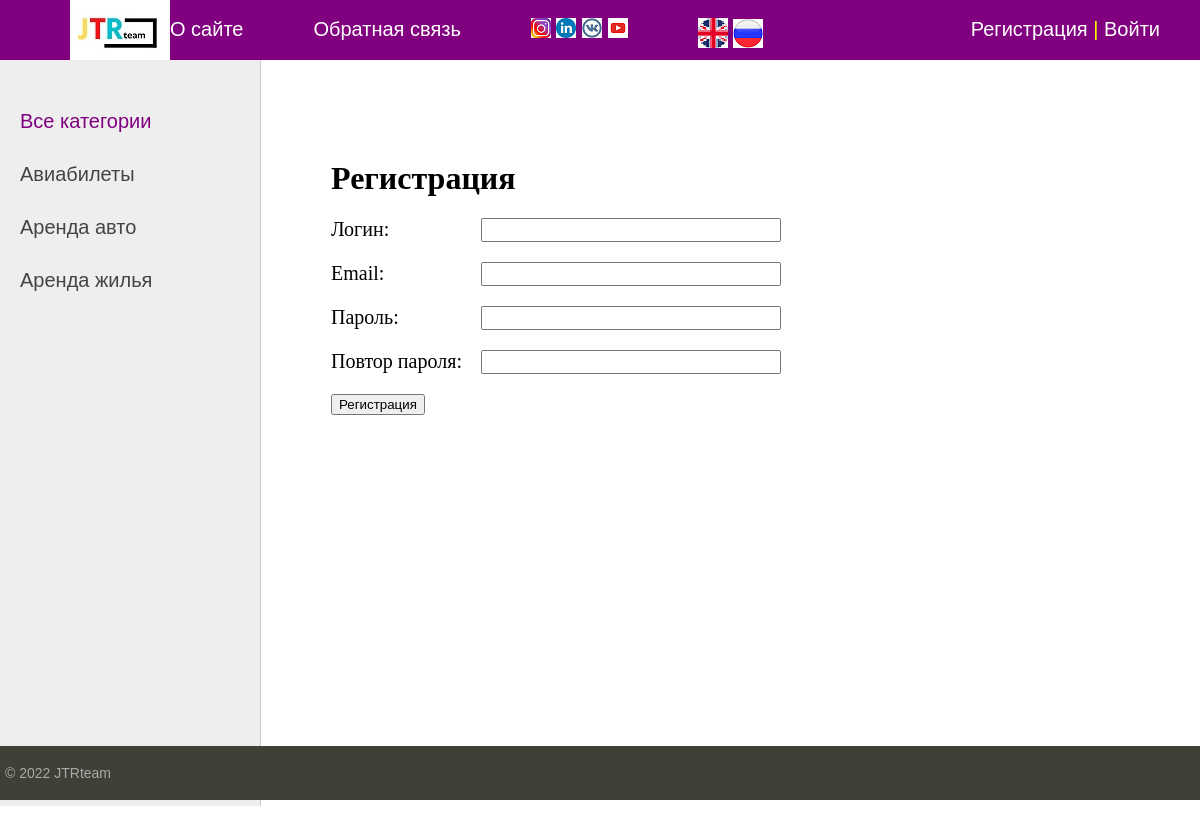
Screenshot of /register/ with the database file from the repository.
### JTR/models.py (models this page shows, shortened)
class Category(models.Model):
    name = models.CharField(max_length=100, db_index=True, verbose_name='Категория')
    slug = models.SlugField(max_length=255, unique=True, db_index=True, verbose_name='URL')
    def get_absolute_url(self):
        return reverse('category', kwargs={'cat_slug': self.slug})
    class Meta:
        verbose_name = 'Категория'
        verbose_name_plural = "Категории"
        ordering = ['id']

### JTR/views.py (the view, shortened to what this page needs)
# urls.py: path('register/', RegisterUser.as_view(), name='register'),
class RegisterUser(DataMixin, CreateView):
    form_class = RegisterUserForm
    template_name = 'JTR/register.html'
    success_url = reverse_lazy('login')
    def get_context_data(self, *, object_list=None, **kwargs):
        context = super().get_context_data(**kwargs)
        c_def = self.get_user_context(title='Регистрация')
        return dict(list(context.items()) + list(c_def.items()))

### JTR/forms.py
class RegisterUserForm(UserCreationForm):
    username = forms.CharField(label='Логин', widget=forms.TextInput(attrs={'class': 'form-input'}))
    email = forms.EmailField(label='Email', widget=forms.EmailInput(attrs={'class': 'form-input'}))
    password1 = forms.CharField(label='Пароль', widget=forms.PasswordInput(attrs={'class': 'form-input'}))
    password2 = forms.CharField(label='Повтор пароля', widget=forms.PasswordInput(attrs={'class': 'form-input'}))
    class Meta:
        model = User
        fields = ('username', 'email', 'password1', 'password2')

### JTR/utilis.py (called while the page is built)
    def get_user_context(self, **kwargs):
        context = kwargs
        cats = cache.get('cats')
        if not cats:
            cats = Category.objects.annotate(Count('jtr'))
            cache.set('cats', cats, 60)
        user_menu = menu.copy()
        if not self.request.user.is_authenticated:
            user_menu.pop(1)
        context['menu'] = user_menu
        context['cats'] = cats
        if 'cat_selected' not in context:
            context['cat_selected'] = 0
        return context

### JTR/templates/JTR/register.html (shortened to what this page needs)
{% extends 'JTR/base.html' %}
{% block content %}
<h1>{{title}}</h1>
<form method="post">
{% for f in form %}
<p><label class="form-label" for="{{ f.id_for_label }}">{{f.label}}:</label>{{ f }}</p>
{% endfor %}
    <button type="submit">Регистрация</button>
</form>
{% endblock %}

### JTR/templates/JTR/base.html (shortened to what this page needs)
{% load static %}
{% load JTR_tags %}
<html>
<head>
    <link type="text/css" href="{% static 'JTR/css/styles.css' %}" rel="stylesheet" />
</head>
<body>
<table class="table-page" border=0 cellpadding="0" cellspacing="0">
<tr><td valign=top>
{% block mainmenu %}
        <div class="header">
            <ul id="mainmenu" class="mainmenu">
    <div>
                <li class="logo"><a href="{% url 'home'%}" ><li class="logo"><img src={% static 'JTR/images/logo_new2.png' %}
            </li>
    </div>
{% for m in menu %}
            <li><a href="{% url m.url_name %}">{{m.title}}</a></li>
{% endfor %}
    <div>
        <li>
        <a href="https://www.instagram.com/jtr.team" target="_blank"><img src={% static 'JTR/images/inst.png' %} class="marginLeft pull_right"></a>
        <a href="https://www.linkedin.com/in/timur-shemruk/" target="_blank"><img src={% static 'JTR/images/link.png' %} class="marginLeft pull_right"></a>
        <a href="https://vk.com/timur_keln" target="_blank"><img src={% static 'JTR/images/vk.png' %} class="marginLeft pull_right" ></a>
        <a href="https://youtube.com" target="_blank"><img src={% static 'JTR/images/yout.png' %} class="marginLeft pull_right" ></a>
        </li>
    </div>
    <div>
        <li>
        <a href="english/index.php" target="_blank"><img src={% static 'JTR/images/eng.png' %}  class="marginLeft pull_right"></a>
        <a href="russian/index.php" target="_blank"><img src={% static 'JTR/images/rus.png' %}  class="marginLeft pull_right"></a>
        </li>
</div>
            {% if request.user.is_authenticated %}
            <li class="last"> {{ user.username }} | <a href="{% url 'logout' %}">Выйти</a></li>
            {% else %}
            <li class="last"><a href="{% url 'register' %}">Регистрация</a> | <a href="{% url 'login' %}">Войти</a></li>
            {% endif %}
            </ul>
        </div>
{% endblock mainmenu %}
<table class="table-content" border=0 cellpadding="0" cellspacing="0">
<tr>
   <td valign="top" class="left-chapters">
   <ul id="leftchapters">
{% if cat_selected == 0 %}
       <li class="selected">Все категории</li>
{% else %}
       <li><a href="{% url 'home' %}">Все категории</a></li>
{% endif %}
{% for c in cats %}
{% if c.jtr__count > 0 %}
   {% if c.pk == cat_selected %}
       <li class="selected">{{c.name}}</li>
   {% else %}
       <li><a href="{{ c.get_absolute_url }}">{{c.name}}</a> </li>
   {% endif %}
{% endif %}
{% endfor %}
   </ul>
</td>
<td valign="top" class="content">
    <div class="content-text">
{% block content %}
{% endblock %}
    </div>
</td></tr></table>
</td></tr>
<tr><td valign=top>
    <div id="footer">
        <p>&copy; 2022 JTRteam</p>
    </div>
</td></tr></table>
</body>
</html>

### JTR/static/JTR/css/styles.css (style rules this page uses)
html, body { font-family: 'Arial'; margin: 0; padding: 0; height: 100%; width: 100%; color: #444; }
a { color: #0059b2; text-decoration: none; }
img { max-width: 600px; height: auto; }
.table-page { width: 100%; height: 100%; vertical-align: top; }
.table-page tr { height: 100%; }
.header { background: #800080; height: 60px; }
ul.mainmenu { list-style: none; margin: 0; padding: 0; height: 60px; color: #ffff00; font-size: 20px; overflow: hidden; }
ul.mainmenu li { float: left; margin: 18px 40px 0 30px; }
ul.mainmenu li.logo { margin: 0; }
ul.mainmenu li.last { float: right; }
ul.mainmenu li a { color: #ffffff ; text-decoration: none; }
.table-content { width: 100%; min-height: 100%; height: 100%; }
.left-chapters { margin: 0; background: #eee; border-right: 1px solid #ccc; min-height: 100%; }
.left-chapters ul { width: 230px; min-height: 100%; margin: 0; padding: 20px 10px 10px 20px; list-style: none; font-size: 20px; }
.left-chapters ul li { margin: 30px 0 0 0; color: #999; }
.left-chapters ul li.selected { color: #800080; }
.left-chapters ul li a { color: #444; text-decoration: none; }
.content { padding: 40px 20px 20px 40px; width: 100%; box-sizing: border-box; }
.content-text { margin: 60px 0 0 30px; color: #000; font-size: 20px; font-family: Yandex Sans Display Light; }
.content-text h1 { font-size: 32px; }
#footer { box-sizing: border-box; background: #3F4137; padding: 5px; color: #aaa; font-size: 14px; font-family: Verdana, Geneva, Arial, Helvetica; text-align: left; overflow: hidden; }
.form-input { width: 300px; font-size: 16px; }
.form-label { display: inline-block; min-width: 150px; vertical-align: top; }

### rows the page displays
Category: name "Авиабилеты"
Category: name "Аренда авто"
Category: name "Аренда жилья"

### other values shown
{{ m.title }} "О сайте" "Обратная связь"
{{ title }} "Регистрация"
{{ f.label }} "Логин" "Email" "Пароль" "Повтор пароля"
